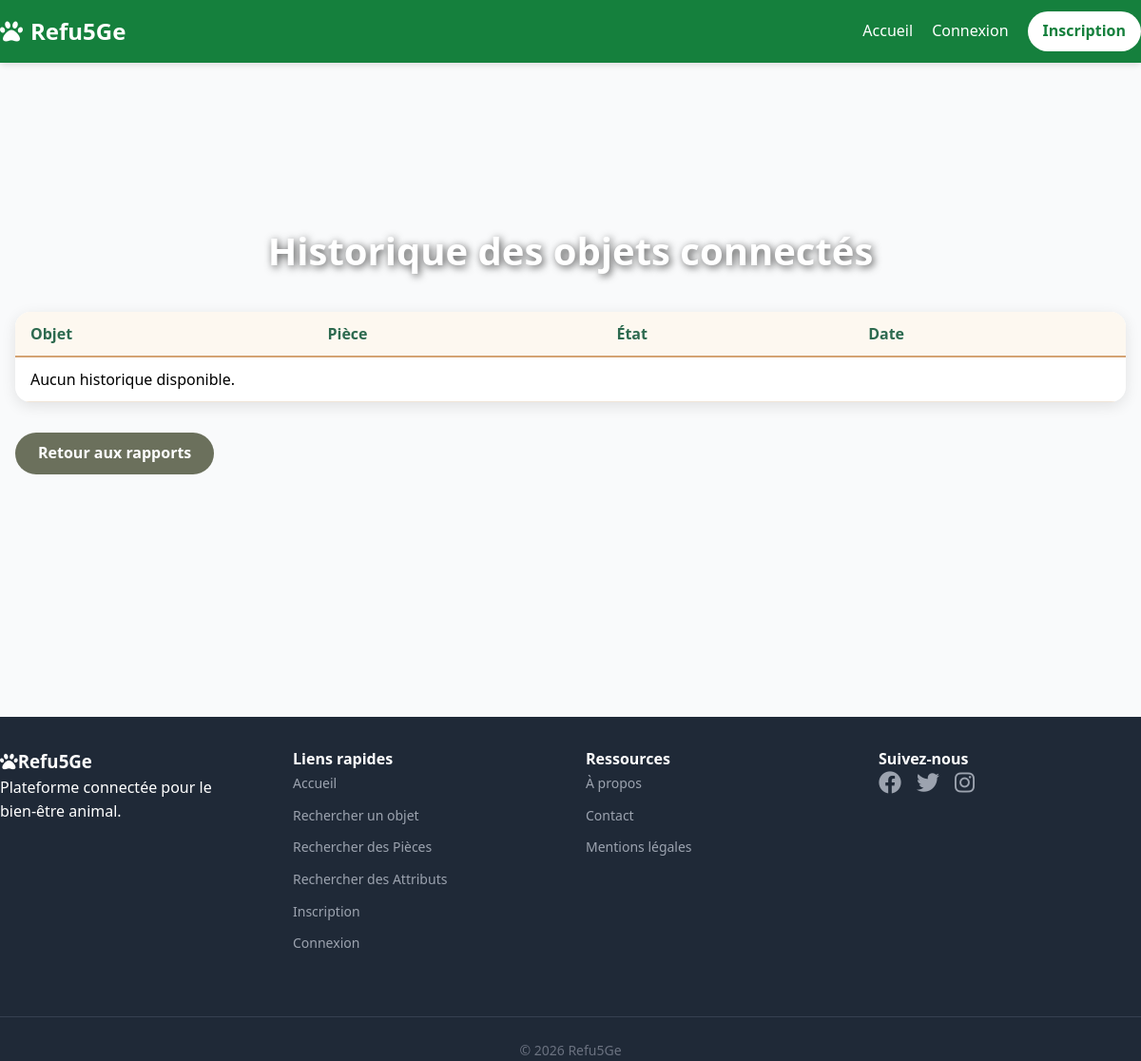
/rapports/historique/, run on an earlier commit of the app's database.
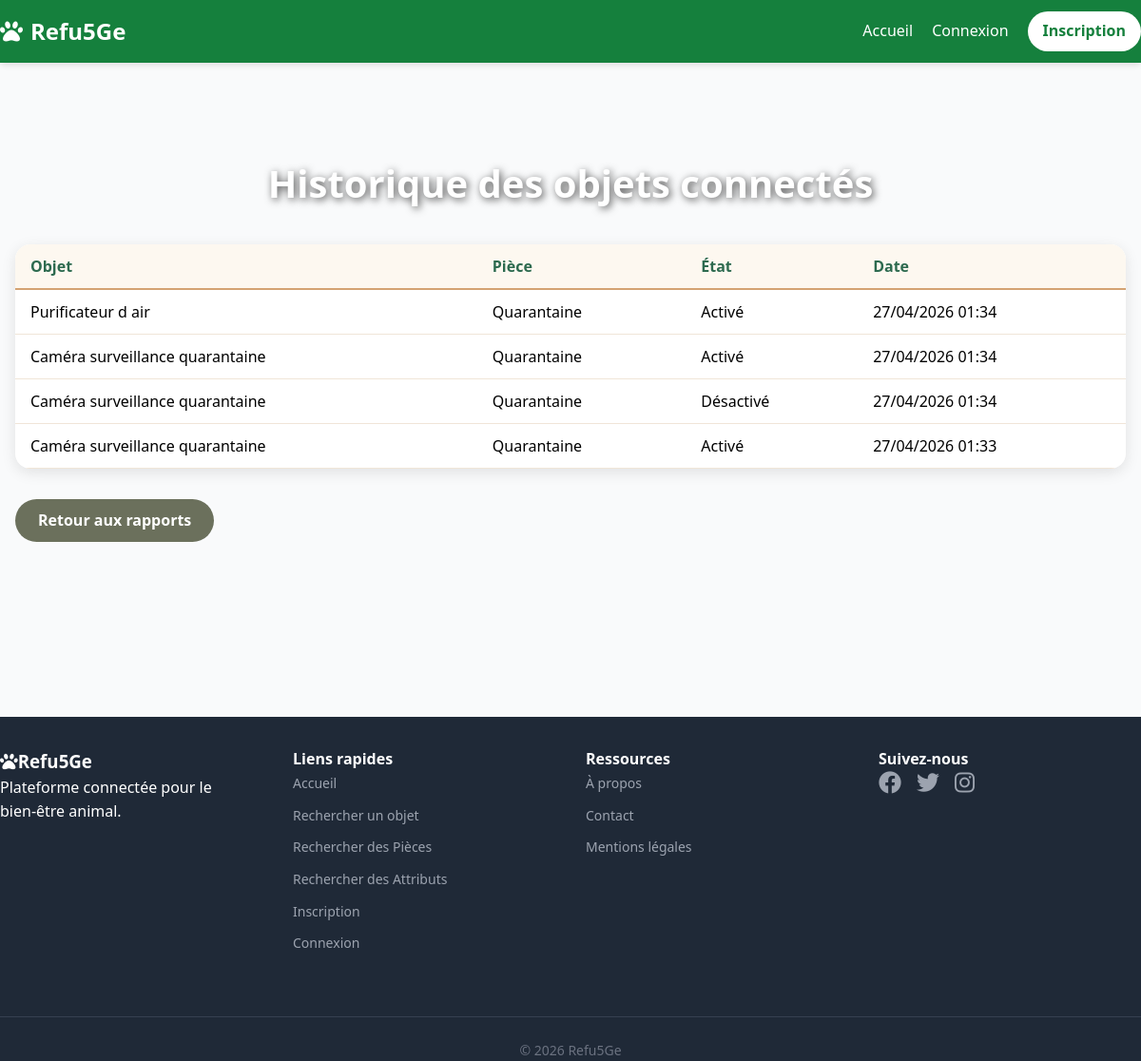
And on a later commit of the database.
### core/models.py (models this page shows, shortened)
class DeviceLogActivation(models.Model):
    id = models.AutoField(primary_key=True)
    device = models.ForeignKey(Device, on_delete=models.CASCADE, related_name="logs")
    state = models.BooleanField(default=False)
    date = models.DateTimeField(default=timezone.now)

class Device(models.Model):
    id = models.AutoField(primary_key=True)
    name = models.CharField(max_length=100)
    type = models.CharField(max_length=50)
    description = models.TextField(max_length=200)
    state = models.BooleanField(default=False)
    room = models.ForeignKey(Room, on_delete=models.CASCADE, related_name='devices')
    consumption_per_hour = models.FloatField(default=0.0, validators=[MinValueValidator(0.0)])

class Room(models.Model):
    id = models.AutoField(primary_key=True)
    name = models.CharField(max_length=100, unique=True)

### rapports/views.py (the view)
# urls.py: path("historique/", views.historique, name="rapports_historique"),
def historique(request):
    logs = (
        DeviceLogActivation.objects
        .select_related("device", "device__room")
        .order_by("-date")
    )
    context = {
        "logs": logs,
    }
    return render(request, "rapports/historique.html", context)

### templates/rapports/historique.html (shortened to what this page needs)
{% extends "base.html" %}
{% block body_class %}auth-page{% endblock %}
{% block content %}
<div class="auth-content">
    <div class="userlist-container">
        <h1 class="userlist-title">Historique des objets connectés</h1>
        <div class="table-wrapper">
            <table>
                <thead>
                    <tr>
                        <th>Objet</th>
                        <th>Pièce</th>
                        <th>État</th>
                        <th>Date</th>
                    </tr>
                </thead>
                <tbody>
                    {% for log in logs %}
                    <tr>
                        <td>{{ log.device.name }}</td>
                        <td>{{ log.device.room.name }}</td>
                        <td>{% if log.state %}Activé{% else %}Désactivé{% endif %}</td>
                        <td>{{ log.date|date:"d/m/Y H:i" }}</td>
                    </tr>
                    {% empty %}
                    <tr><td colspan="4">Aucun historique disponible.</td></tr>
                    {% endfor %}
                </tbody>
            </table>
        </div>
        <a href="{% url 'rapports_accueil' %}" class="btn btn-secondary mt-4">Retour aux rapports</a>
    </div>
</div>
{% endblock %}

What changed in the data, as far as the page shows it:
added DeviceLogActivation: device.name "Purificateur d air", device.room.name "Quarantaine", state "Activé", date "27/04/2026 01:34"
added DeviceLogActivation: device.name "Caméra surveillance quarantaine", device.room.name "Quarantaine", state "Activé", date "27/04/2026 01:34"
added DeviceLogActivation: device.name "Caméra surveillance quarantaine", device.room.name "Quarantaine", state "Désactivé", date "27/04/2026 01:34"
added DeviceLogActivation: device.name "Caméra surveillance quarantaine", device.room.name "Quarantaine", state "Activé", date "27/04/2026 01:33"
Also different on the page:
text no longer shown: "Aucun historique disponible."
